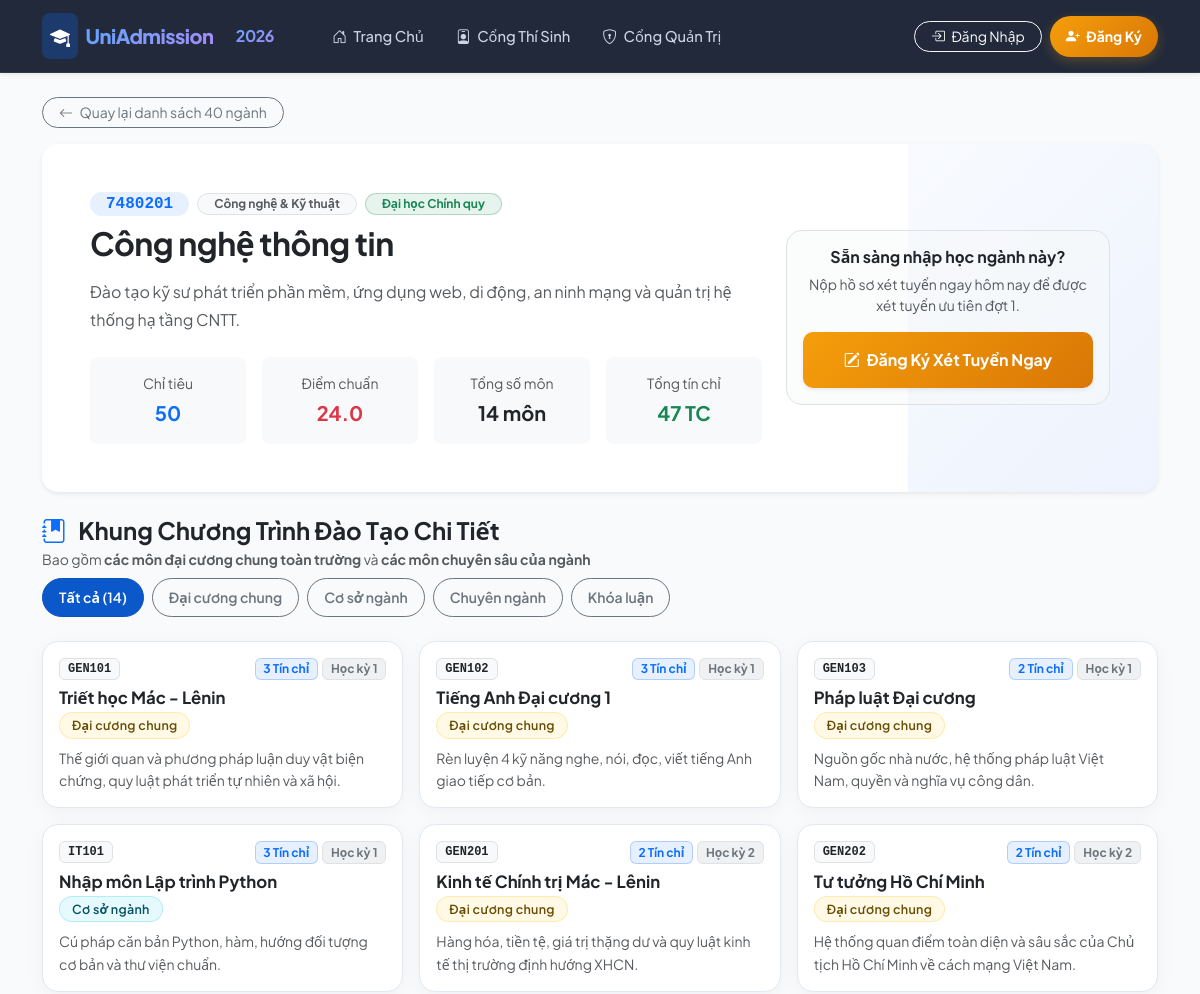
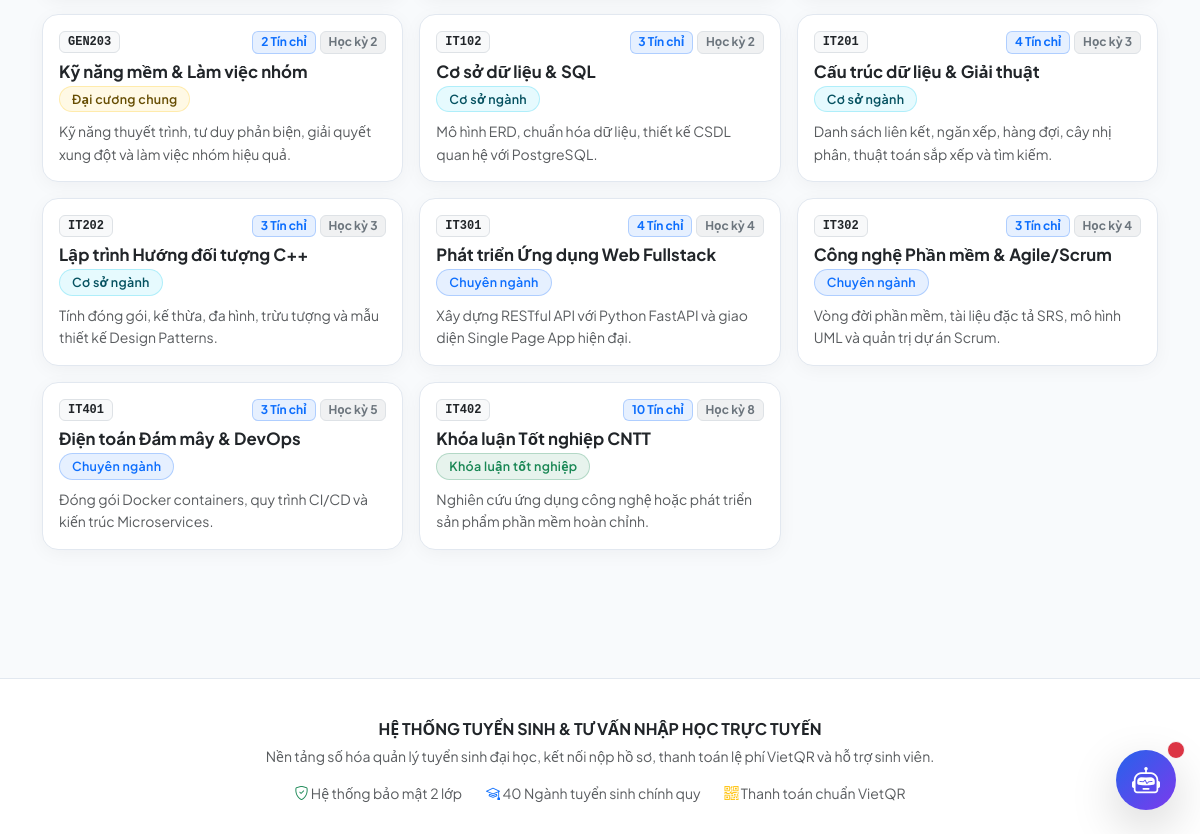
The app's page /majors/1 with its own data (2 pictures, top to bottom).
### app/models.py (models this page shows)
class Major(Base):
    __tablename__ = "majors"
    id = Column(Integer, primary_key=True, index=True)
    code = Column(String(20), unique=True, index=True, nullable=False) # VD: 7480201 (CNTT)
    name = Column(String(200), nullable=False)                         # Công nghệ thông tin
    category = Column(String(100), default="Công nghệ & Kỹ thuật")     # Khối ngành
    description = Column(Text, nullable=True)                          # Giới thiệu ngành học & chuẩn đầu ra
    quota = Column(Integer, default=50)                               # Chỉ tiêu tuyển sinh
    benchmark_score = Column(Float, default=0.0)                      # Điểm chuẩn trúng tuyển (sau lọc ảo)
    applications = relationship("AdmissionApplication", back_populates="major", foreign_keys="[AdmissionApplication.major_id]")
    applications_nv2 = relationship("AdmissionApplication", back_populates="major_nv2", foreign_keys="[AdmissionApplication.major_nv2_id]")
    subjects = relationship("Subject", back_populates="major", cascade="all, delete-orphan")

class Subject(Base):
    __tablename__ = "subjects"
    id = Column(Integer, primary_key=True, index=True)
    code = Column(String(30), index=True, nullable=False)              # VD: GEN101, IT101, BA203
    name = Column(String(200), nullable=False)                         # Tên môn học
    credits = Column(Integer, default=3)                               # Số tín chỉ (2, 3, 4)
    semester = Column(Integer, default=1)                              # Học kỳ (1 đến 8)
    subject_type = Column(String(50), default="Cơ sở ngành")          # Đại cương, Cơ sở ngành, Chuyên ngành
    description = Column(Text, nullable=True)                          # Tóm tắt nội dung môn học
    major_id = Column(Integer, ForeignKey("majors.id"), nullable=False)
    major = relationship("Major", back_populates="subjects")

### app/routers/web_views.py (the view)
@router.get("/majors/{major_id}")
def major_detail_page(major_id: int, request: Request, db: Session = Depends(get_db)):
    user = get_current_user(request, db)
    major = db.query(Major).filter(Major.id == major_id).first()
    if not major:
        raise HTTPException(status_code=404, detail="Không tìm thấy ngành học!")
    subjects = db.query(Subject).filter(Subject.major_id == major_id).order_by(Subject.semester, Subject.code).all()
    total_credits = sum(s.credits for s in subjects)
    return templates.TemplateResponse("major_detail.html", {
        "request": request,
        "user": user,
        "major": major,
        "subjects": subjects,
        "total_credits": total_credits
    })

### app/templates/major_detail.html (shortened to what this page needs)
{% extends "base.html" %}
{% block content %}
<div class="mb-4">
    <a href="/" class="btn btn-sm btn-outline-secondary rounded-pill mb-3 px-3">
        <i class="bi bi-arrow-left me-1"></i> Quay lại danh sách 40 ngành
    </a>
    <div class="card card-modern p-4 p-lg-5 bg-white border-0 shadow-sm mb-4 position-relative overflow-hidden">
        <div style="position: absolute; right: 0; top: 0; width: 250px; height: 100%; background: linear-gradient(135deg, rgba(37,99,235,0.03) 0%, rgba(37,99,235,0.08) 100%); pointer-events: none;"></div>
        <div class="row align-items-center position-relative">
            <div class="col-lg-8">
                <div class="d-flex align-items-center gap-2 mb-2">
                    <span class="badge bg-primary bg-opacity-10 text-primary font-monospace fs-6 px-3 py-1 rounded-pill fw-bold">{{ major.code }}</span>
                    <span class="badge bg-light text-muted border px-3 py-1 rounded-pill">{{ major.category }}</span>
                    <span class="badge bg-success bg-opacity-10 text-success border border-success border-opacity-25 px-3 py-1 rounded-pill">Đại học Chính quy</span>
                </div>
                <h2 class="fw-bold text-dark mb-3 mt-1" style="letter-spacing: -0.5px;">{{ major.name }}</h2>
                <p class="text-muted fs-6 mb-4" style="line-height: 1.7; max-width: 680px;">{{ major.description }}</p>
                <div class="row g-3 text-muted">
                    <div class="col-6 col-sm-3">
                        <div class="p-3 rounded-3 bg-light text-center">
                            <div class="small text-muted mb-1">Chỉ tiêu</div>
                            <strong class="text-primary fs-5">{{ major.quota }}</strong>
                        </div>
                    </div>
                    <div class="col-6 col-sm-3">
                        <div class="p-3 rounded-3 bg-light text-center">
                            <div class="small text-muted mb-1">Điểm chuẩn</div>
                            <strong class="text-danger fs-5">{{ major.benchmark_score if major.benchmark_score > 0 else 'Đang cập nhật' }}</strong>
                        </div>
                    </div>
                    <div class="col-6 col-sm-3">
                        <div class="p-3 rounded-3 bg-light text-center">
                            <div class="small text-muted mb-1">Tổng số môn</div>
                            <strong class="text-dark fs-5">{{ subjects|length }} môn</strong>
                        </div>
                    </div>
                    <div class="col-6 col-sm-3">
                        <div class="p-3 rounded-3 bg-light text-center">
                            <div class="small text-muted mb-1">Tổng tín chỉ</div>
                            <strong class="text-success fs-5">{{ total_credits }} TC</strong>
                        </div>
                    </div>
                </div>
            </div>
            <div class="col-lg-4 text-lg-end mt-4 mt-lg-0">
                <div class="card p-3 border rounded-4 bg-light bg-opacity-50 text-center">
                    <h6 class="fw-bold mb-2">Sẵn sàng nhập học ngành này?</h6>
                    <p class="small text-muted mb-3">Nộp hồ sơ xét tuyển ngay hôm nay để được xét tuyển ưu tiên đợt 1.</p>
                    <a href="/student" class="btn btn-modern-accent py-3 fw-bold w-100 shadow-sm">
                        <i class="bi bi-pencil-square me-1"></i> Đăng Ký Xét Tuyển Ngay
                    </a>
                </div>
            </div>
        </div>
    </div>
    <div class="d-flex justify-content-between align-items-center mb-4 flex-wrap gap-2">
        <div>
            <h4 class="fw-bold mb-1 text-dark"><i class="bi bi-journal-bookmark-fill text-primary me-2"></i> Khung Chương Trình Đào Tạo Chi Tiết</h4>
            <p class="text-muted mb-0 small">Bao gồm <strong>các môn đại cương chung toàn trường</strong> và <strong>các môn chuyên sâu của ngành</strong></p>
        </div>
        <div class="d-flex gap-2 flex-wrap" id="subjectFilterPills">
            <button class="btn btn-sm btn-primary active sub-filter-btn rounded-pill px-3 py-2 fw-semibold" onclick="filterSubjects('ALL', this)">Tất cả ({{ subjects|length }})</button>
            <button class="btn btn-sm btn-outline-secondary sub-filter-btn rounded-pill px-3 py-2 fw-semibold" onclick="filterSubjects('Đại cương chung', this)">Đại cương chung</button>
            <button class="btn btn-sm btn-outline-secondary sub-filter-btn rounded-pill px-3 py-2 fw-semibold" onclick="filterSubjects('Cơ sở ngành', this)">Cơ sở ngành</button>
            <button class="btn btn-sm btn-outline-secondary sub-filter-btn rounded-pill px-3 py-2 fw-semibold" onclick="filterSubjects('Chuyên ngành', this)">Chuyên ngành</button>
            <button class="btn btn-sm btn-outline-secondary sub-filter-btn rounded-pill px-3 py-2 fw-semibold" onclick="filterSubjects('Khóa luận tốt nghiệp', this)">Khóa luận</button>
        </div>
    </div>
    <div class="row g-3" id="subjectsGrid">
        {% for s in subjects %}
        <div class="col-md-6 col-lg-4 subject-item" data-type="{{ s.subject_type }}">
            <div class="card card-modern h-100 p-3 bg-white">
                <div class="d-flex justify-content-between align-items-start mb-2">
                    <span class="badge bg-light text-dark border font-monospace px-2 py-1">{{ s.code }}</span>
                    <div class="d-flex gap-1">
                        <span class="badge bg-primary bg-opacity-10 text-primary border border-primary border-opacity-25">{{ s.credits }} Tín chỉ</span>
                        <span class="badge bg-secondary bg-opacity-10 text-secondary border">Học kỳ {{ s.semester }}</span>
                    </div>
                </div>
                <h6 class="fw-bold text-dark mb-1" style="font-size: 1.05rem;">{{ s.name }}</h6>
                <div class="mb-2">
                    {% if s.subject_type == 'Đại cương chung' %}
                        <span class="badge bg-warning bg-opacity-10 text-warning-emphasis border border-warning border-opacity-25 badge-pill">{{ s.subject_type }}</span>
                    {% elif s.subject_type == 'Cơ sở ngành' %}
                        <span class="badge bg-info bg-opacity-10 text-info-emphasis border border-info border-opacity-25 badge-pill">{{ s.subject_type }}</span>
                    {% elif s.subject_type == 'Chuyên ngành' %}
                        <span class="badge bg-primary bg-opacity-10 text-primary border border-primary border-opacity-25 badge-pill">{{ s.subject_type }}</span>
                    {% else %}
                        <span class="badge bg-success bg-opacity-10 text-success border border-success border-opacity-25 badge-pill">{{ s.subject_type }}</span>
                    {% endif %}
                </div>
                <p class="text-muted small mb-0 flex-grow-1" style="line-height: 1.6;">{{ s.description }}</p>
            </div>
        </div>
        {% endfor %}
    </div>
</div>
{% endblock %}

### app/templates/base.html (shortened to what this page needs)
<!DOCTYPE html>
<html lang="vi">
<head>
    <link href="https://cdn.jsdelivr.net/npm/bootstrap@5.3.3/dist/css/bootstrap.min.css" rel="stylesheet">
    <link rel="stylesheet" href="https://cdn.jsdelivr.net/npm/bootstrap-icons@1.11.3/font/bootstrap-icons.min.css">
</head>
<body>
    <nav class="navbar navbar-expand-lg navbar-dark navbar-modern sticky-top shadow-sm">
        <div class="container">
            <a class="navbar-brand d-flex align-items-center gap-2" href="/">
                <div class="bg-primary bg-opacity-25 p-2 rounded-3 text-primary d-flex align-items-center justify-content-center">
                    <i class="bi bi-mortarboard-fill fs-5 text-white"></i>
                </div>
                <span>UniAdmission</span> <span class="badge bg-primary bg-opacity-25 text-primary-light ms-1 fs-6">2026</span>
            </a>
            <div class="collapse navbar-collapse" id="navbarNav">
                <ul class="navbar-nav me-auto ms-lg-3">
                    <li class="nav-item">
                        <a class="nav-link" href="/"><i class="bi bi-house-door me-1"></i> Trang Chủ</a>
                    </li>
                    <li class="nav-item">
                        <a class="nav-link" href="/student"><i class="bi bi-person-badge me-1"></i> Cổng Thí Sinh</a>
                    </li>
                    <li class="nav-item">
                        <a class="nav-link" href="/admin"><i class="bi bi-shield-lock me-1"></i> Cổng Quản Trị</a>
                    </li>
                </ul>
                <div class="d-flex align-items-center gap-2">
                    {% if user %}
                        {% if user.role == 'ADMIN' %}
                            <span class="badge bg-danger py-2 px-3 badge-pill"><i class="bi bi-shield-fill-check me-1"></i> Admin: {{ user.full_name }}</span>
                            <a href="/logout" class="btn btn-sm btn-outline-light rounded-pill"><i class="bi bi-box-arrow-right"></i> Đăng xuất</a>
                        {% elif user.role == 'OFFICER' %}
                            <span class="badge bg-warning text-dark py-2 px-3 badge-pill"><i class="bi bi-person-workspace me-1"></i> Cán bộ: {{ user.full_name }}</span>
                            <a href="/logout" class="btn btn-sm btn-outline-light rounded-pill"><i class="bi bi-box-arrow-right"></i> Đăng xuất</a>
                        {% else %}
                            <span class="badge bg-light text-dark py-2 px-3 badge-pill border"><i class="bi bi-person-circle text-primary me-1"></i> {{ user.full_name }}</span>
                            <a href="/logout" class="btn btn-sm btn-outline-light rounded-pill"><i class="bi bi-box-arrow-right"></i> Đăng xuất</a>
                        {% endif %}
                    {% else %}
                        <a href="/login" class="btn btn-sm btn-outline-light rounded-pill px-3"><i class="bi bi-box-arrow-in-right me-1"></i> Đăng Nhập</a>
                        <a href="/register" class="btn btn-sm btn-modern-accent rounded-pill px-3"><i class="bi bi-person-plus-fill me-1"></i> Đăng Ký</a>
                    {% endif %}
                </div>
            </div>
        </div>
    </nav>
    <main class="container py-4">
        {% block content %}{% endblock %}
    </main>
    <footer class="footer-modern">
        <div class="container text-center">
            <h6 class="fw-bold text-dark mb-2">HỆ THỐNG TUYỂN SINH & TƯ VẤN NHẬP HỌC TRỰC TUYẾN</h6>
            <p class="small text-muted mb-3">Nền tảng số hóa quản lý tuyển sinh đại học, kết nối nộp hồ sơ, thanh toán lệ phí VietQR và hỗ trợ sinh viên.</p>
            <div class="d-flex justify-content-center gap-4 small text-muted">
                <span><i class="bi bi-shield-check text-success"></i> Hệ thống bảo mật 2 lớp</span>
                <span><i class="bi bi-mortarboard text-primary"></i> 40 Ngành tuyển sinh chính quy</span>
                <span><i class="bi bi-qr-code text-warning"></i> Thanh toán chuẩn VietQR</span>
            </div>
        </div>
    </footer>
    <div id="aiFloatingContainer" class="position-fixed" style="bottom: 24px; right: 24px; z-index: 1060;">
        <button id="aiToggleBtn" onclick="toggleAIChat()" class="btn btn-primary rounded-circle shadow-lg d-flex align-items-center justify-content-center position-relative" style="width: 60px; height: 60px; background: linear-gradient(135deg, #2563eb, #7c3aed); border: none;">
            <i class="bi bi-robot fs-3 text-white"></i>
            <span class="position-absolute top-0 start-100 translate-middle p-2 bg-danger border border-light rounded-circle">
            </span>
        </button>
    </div>
</body>
</html>

### app/templates/base.html (style rules this page uses)
:root { --primary: #2563eb; --primary-dark: #1d4ed8; --primary-light: #eff6ff; --secondary: #0f172a; --accent: #f59e0b; --success: #10b981; --danger: #ef4444; --surface: #ffffff; --background: #f8fafc; --border: #e2e8f0; --text-main: #1e293b; --text-muted: #64748b; }
body { background-color: var(--background); color: var(--text-main); font-family: 'Plus Jakarta Sans', system-ui, -apple-system, sans-serif; -webkit-font-smoothing: antialiased; }
.navbar-modern { background: rgba(15, 23, 42, 0.92) !important; backdrop-filter: blur(12px); -webkit-backdrop-filter: blur(12px); border-bottom: 1px solid rgba(255, 255, 255, 0.08); transition: all 0.3s ease; }
.navbar-brand { font-weight: 800; font-size: 1.25rem; letter-spacing: -0.5px; color: #ffffff !important; }
.navbar-brand span { background: linear-gradient(135deg, #60a5fa 0%, #a78bfa 100%); -webkit-background-clip: text; -webkit-text-fill-color: transparent; }
.nav-link { font-weight: 500; font-size: 0.92rem; padding: 8px 16px !important; color: #cbd5e1 !important; border-radius: 8px; transition: all 0.2s ease; }
.card-modern { background: var(--surface); border: 1px solid var(--border); border-radius: 16px; box-shadow: 0 4px 20px -2px rgba(15, 23, 42, 0.05); transition: all 0.25s cubic-bezier(0.16, 1, 0.3, 1); }
.btn-modern-accent { background: linear-gradient(135deg, #f59e0b 0%, #d97706 100%); color: white; border: none; border-radius: 10px; font-weight: 700; padding: 10px 22px; box-shadow: 0 4px 12px rgba(245, 158, 11, 0.25); transition: all 0.2s ease; }
.badge-pill { padding: 6px 12px; border-radius: 20px; font-weight: 600; font-size: 0.78rem; letter-spacing: 0.3px; }
.footer-modern { background: #ffffff; border-top: 1px solid var(--border); padding: 40px 0 30px; color: var(--text-muted); margin-top: 80px; }

### records on screen
Major: code "7480201", category "Công nghệ & Kỹ thuật", name "Công nghệ thông tin", description "Đào tạo kỹ sư phát triển phần mềm, ứng dụng web, di động, an ninh mạng và quản trị hệ thống hạ tầng CNTT.", quota "50", benchmark_score "24.0"
Subject: code "GEN101", credits "3", semester "1", name "Triết học Mác - Lênin", subject_type "Đại cương chung", description "Thế giới quan và phương pháp luận duy vật biện chứng, quy luật phát triển tự nhiên và xã hội."
Subject: code "GEN102", credits "3", semester "1", name "Tiếng Anh Đại cương 1", subject_type "Đại cương chung", description "Rèn luyện 4 kỹ năng nghe, nói, đọc, viết tiếng Anh giao tiếp cơ bản."
Subject: code "GEN103", credits "2", semester "1", name "Pháp luật Đại cương", subject_type "Đại cương chung", description "Nguồn gốc nhà nước, hệ thống pháp luật Việt Nam, quyền và nghĩa vụ công dân."
Subject: code "IT101", credits "3", semester "1", name "Nhập môn Lập trình Python", subject_type "Cơ sở ngành", description "Cú pháp căn bản Python, hàm, hướng đối tượng cơ bản và thư viện chuẩn."
Subject: code "GEN201", credits "2", semester "2", name "Kinh tế Chính trị Mác - Lênin", subject_type "Đại cương chung", description "Hàng hóa, tiền tệ, giá trị thặng dư và quy luật kinh tế thị trường định hướng XHCN."
Subject: code "GEN202", credits "2", semester "2", name "Tư tưởng Hồ Chí Minh", subject_type "Đại cương chung", description "Hệ thống quan điểm toàn diện và sâu sắc của Chủ tịch Hồ Chí Minh về cách mạng Việt Nam."
Subject: code "GEN203", credits "2", semester "2", name "Kỹ năng mềm & Làm việc nhóm", subject_type "Đại cương chung", description "Kỹ năng thuyết trình, tư duy phản biện, giải quyết xung đột và làm việc nhóm hiệu quả."
Subject: code "IT102", credits "3", semester "2", name "Cơ sở dữ liệu & SQL", subject_type "Cơ sở ngành", description "Mô hình ERD, chuẩn hóa dữ liệu, thiết kế CSDL quan hệ với PostgreSQL."
Subject: code "IT201", credits "4", semester "3", name "Cấu trúc dữ liệu & Giải thuật", subject_type "Cơ sở ngành", description "Danh sách liên kết, ngăn xếp, hàng đợi, cây nhị phân, thuật toán sắp xếp và tìm kiếm."
Subject: code "IT202", credits "3", semester "3", name "Lập trình Hướng đối tượng C++", subject_type "Cơ sở ngành", description "Tính đóng gói, kế thừa, đa hình, trừu tượng và mẫu thiết kế Design Patterns."
Subject: code "IT301", credits "4", semester "4", name "Phát triển Ứng dụng Web Fullstack", subject_type "Chuyên ngành", description "Xây dựng RESTful API với Python FastAPI và giao diện Single Page App hiện đại."
Subject: code "IT302", credits "3", semester "4", name "Công nghệ Phần mềm & Agile/Scrum", subject_type "Chuyên ngành", description "Vòng đời phần mềm, tài liệu đặc tả SRS, mô hình UML và quản trị dự án Scrum."
Subject: code "IT401", credits "3", semester "5", name "Điện toán Đám mây & DevOps", subject_type "Chuyên ngành", description "Đóng gói Docker containers, quy trình CI/CD và kiến trúc Microservices."
Subject: code "IT402", credits "10", semester "8", name "Khóa luận Tốt nghiệp CNTT", subject_type "Khóa luận tốt nghiệp", description "Nghiên cứu ứng dụng công nghệ hoặc phát triển sản phẩm phần mềm hoàn chỉnh."

### other values on screen
{{ subjects|length }} "14"
{{ total_credits }} "47"
